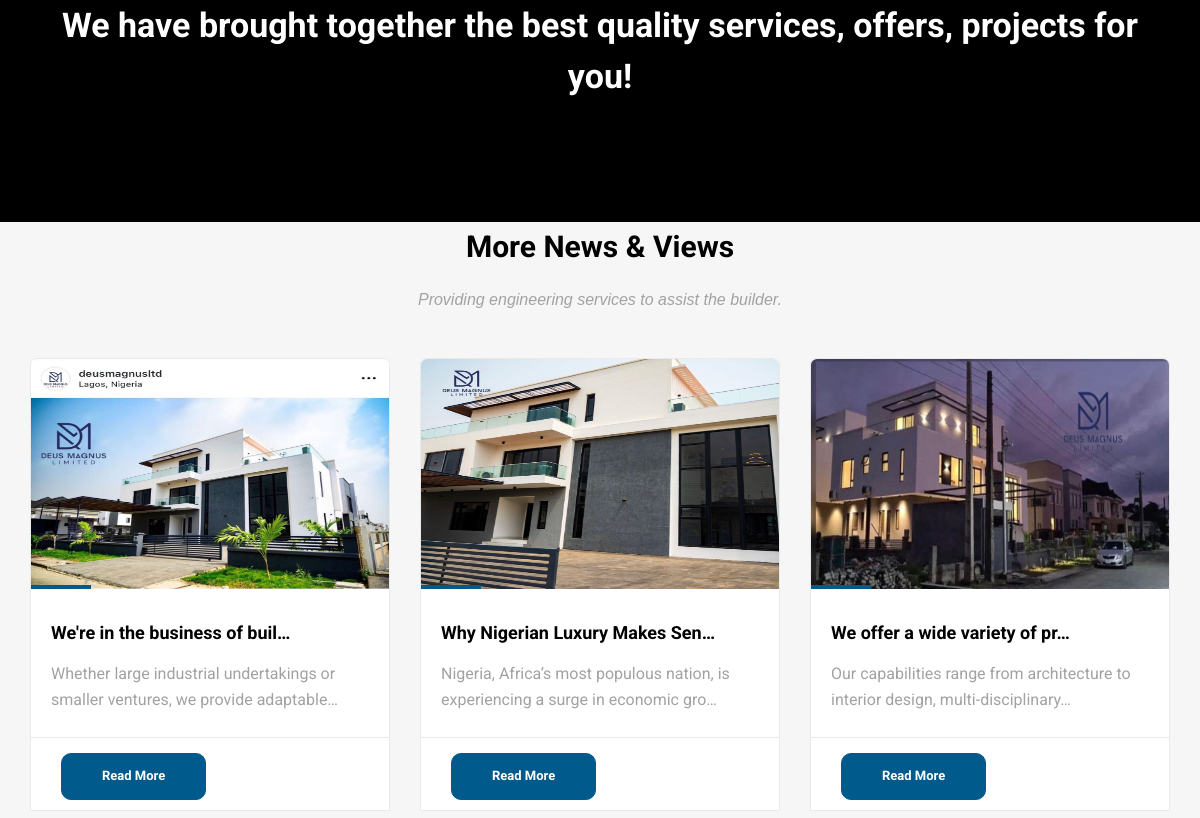
Before: / (middle part) with the older database file.
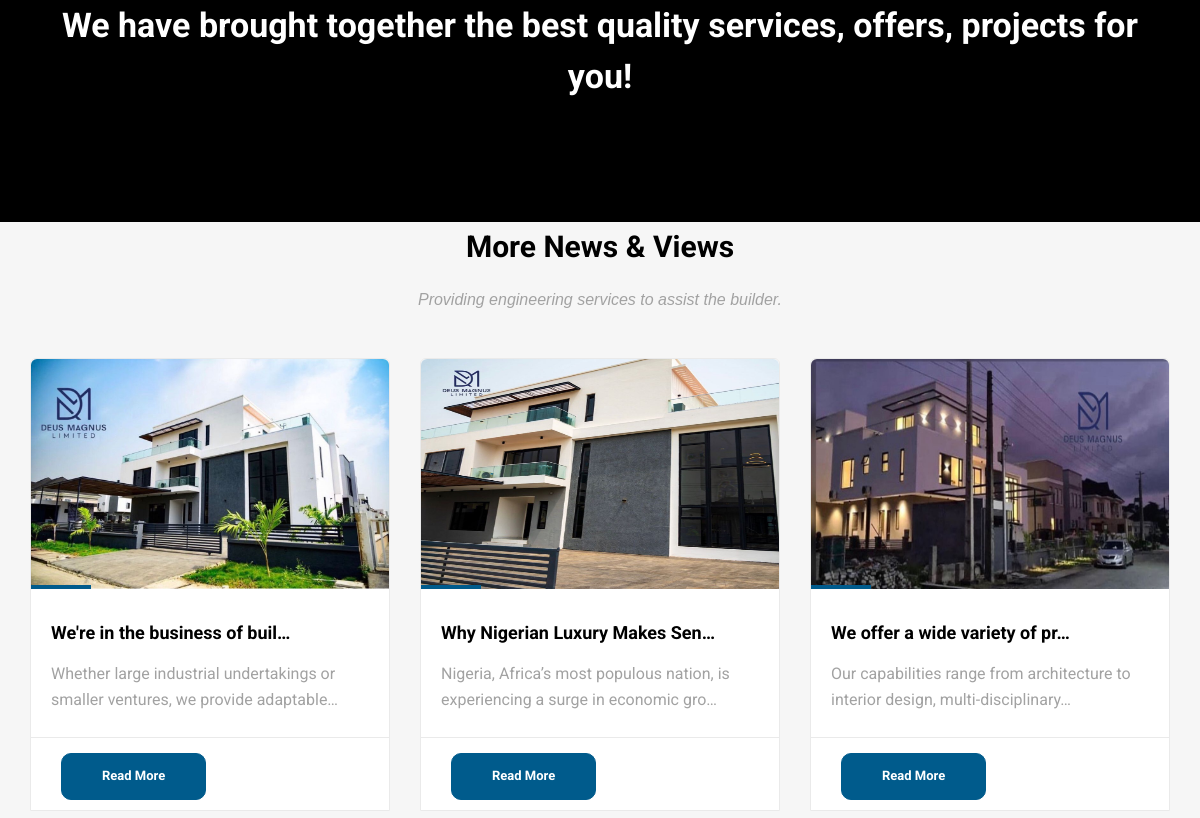
After: the same page with the newer database file.
### deus_magnus/models.py (models this page shows, shortened)
class SecondDeusMagnusMainPicturePost(models.Model):
    second_deus_magnus_title = models.CharField(max_length=255, blank=True, null=True)
    second_deus_magnus_description = models.TextField()
    second_deus_magnus_slug = models.SlugField (max_length=255,blank=True, null=True)
    second_deus_magnus_img = models.ImageField(upload_to='images/')
    second_deus_magnus_publish_date = models.DateTimeField (auto_now_add= True)
    second_deus_magnus_author = models.ForeignKey(User, on_delete=models.CASCADE)
    class Meta:
        ordering =['second_deus_magnus_publish_date']

### deus_magnus/views.py (the view)
# urls.py: path('', HomeView.as_view(), name="home"),
class HomeView(ListView):
    model = DeusMagnusMainPost
    template_name = 'deus_magnus/home.html'
    def get_context_data(self, **kwargs):
        context = super().get_context_data(**kwargs)
        context['second_constructions'] = SecondDeusMagnusMainPicturePost.objects.all()
        context['last_constructions'] = LastDeusMagnusMainPicturePost.objects.all()
        return context

### templates/deus_magnus/home.html (shortened to what this page needs)
{% extends "base.html" %}
{% load static %}
{% block content%}
<section class="section db p120">
    <div class="container">
        <div class="row">
            <div class="col-md-12">
                <div class="tagline-message text-center">
                <h3>We have brought together the best quality services, offers, projects for you!</h3>
                </div>
            </div>
        </div>
    </div>
</section>
<section class="section gb">
    <div class="container">
        <div class="section-title text-center">
            <h3>More News & Views</h3>
            <p>Providing engineering services to assist the builder.</p>
        </div>
        <div class="row">
            {% for second_construction in second_constructions %}
            <div class="col-lg-4 col-md-12">
                <div class="blog-box">
                    <div class="image-wrap entry">
                        {% if second_construction.second_deus_magnus_img %}
                        <a href="{% url 'second_detail' second_construction.pk %}">
                        <img src="{{ second_construction.second_deus_magnus_img.url }}"height="230px"  class="custom-image">
                        </a>
                        {% endif %}
                    </div>
                    <div class="blog-desc">
                        <h4><a href="{% url 'second_detail' second_construction.pk %}">{{ second_construction.second_deus_magnus_title |truncatechars:30}}</a></h4>
                        <p>{{ second_construction.second_deus_magnus_description |truncatechars:80}}</p>
                    </div>
                    <div class="post-meta">
                            <div class="btn-wrapper">
                                <a href="{% url 'second_detail' second_construction.pk %}
                                "class="btn btn-primary"style="border-radius: 10px;">Read More</a>
                            </div>
                    </div>
                </div>
            </div>
            {%endfor%}
        </div>
    </div>
</section>
        {% endblock %}

### templates/base.html (shortened to what this page needs)
{% load static %}
<head>
    <link href="{% static 'vendor/bootstrap/css/bootstrap.min.css' %}" rel="stylesheet">
	<link rel="stylesheet" href="{% static 'css/bootstrap.min.css' %}">
    <link rel="stylesheet" href="{% static 'css/font-awesome.min.css' %}">
    <link rel="stylesheet" href="{% static 'css/carousel.css' %}">
    <link rel="stylesheet" href="{% static 'css/animate.css' %}">
    <link rel="stylesheet" href="{% static 'css/style.css' %}">
</head>
<body>
    <div id="wrapper">
        {% block content %}
        {% endblock  %}
</div>
</body>
</html>

### static/css/style.css (style rules this page uses)
body { background-color: #f6f6f6; line-height: 1.6; font-size: 16px; color: #a2a2a2; font-family: sans-serif; }
body, p, li, a { font-family:'Roboto','merriweather'; }
.course-details h4 a, .readmore, .testimonial strong, h1, h2, h3, h4, h5, h6 { color: #000; }
h1, h2, h3, h4, h5, h6 { line-height: 1.5; }
.cop-logo img, a { color: #000; text-decoration: none !important; -webkit-transition: all ease 0.3s; -moz-transition: all ease 0.3s; transition: all ease 0.3s; }
.section { background-color: #ffffff; padding: 1rem 0; position: relative; display: block; }
.section-title { margin-bottom: 45px; }
.text-widget h3, .section-title h3 { margin: 0 0 25px; padding: 0; line-height: 1; font-size: 30px; font-weight: 700; }
.section-title p { max-width: 800px; margin: 0 auto; padding: 0; font-size: 16px; font-family: 'Droid Serif', sans-serif; font-style: italic; }
.section.gb { background-color: #f6f6f6; }
.section.db { background-color: #000000; }
.entry { position: relative; }
.image-wrap img { width: 100%; }
.image-wrap:after { content: ""; width: 60px; height: 4px; position: absolute; bottom: 0; left: 0; background-color: #111; right: 0; }
.blog-box { background-color: #ffffff; border-radius: 6px 6px 0 0; border: 1px solid #eaeaea; }
.blog-box img { width: 100%; border-radius: 6px 6px 0 0; }
.post-meta { padding: 15px 30px 10px; margin-top: -5px; border-top: 1px solid #eaeaea; line-height: 1; }
.post-meta a { font-size: 13px; color: #aaa; }
.blog-desc { padding: 3rem 2rem; display: block; position: relative; }
.blog-desc h4 a, .blog-desc h4 { font-size: 18px; font-weight: 700; padding: 0 0 15px; margin: 0; color: #000000; }
.blog-desc p { padding: 0; margin: 0; }
.p120 { padding-bottom: 120px !important; }
.tagline-message h3 { padding: 0; font-size: 34px; margin: 0; color: #ffffff; font-weight: bold; }
.btn { border-radius: 0; font-size: 14px; border: 1px solid #fff; font-weight: bold; color: #ffffff !important; padding: 13px 40px; text-transform: capitalize; }
.cb, .box .event-desc small, .pagination a, .pagination>.active>a, .pagination>.active>a:focus, .pagination>.active>a:hover, .pagination>.active>span, .pagination>.active>span:focus, .pagination>.active>span:hover, .tags-widget a, .owl-theme-01 .owl-nav [class*="owl-"]:hover, .yamm .dropdown-menu li:hover .menu-button, .yamm .dropdown-menu li .menu-button, mark, .bgcolor1, .image-wrap:before, .image-wrap:after, .btn-primary { border-color: #005B8C; background-color: #005b8c; box-shadow: inset 0 0 0 0 #d4af37; -webkit-transition: all ease 0.5s; -moz-transition: all ease 0.5s; transition: all ease 0.5s; }

Changed rows visible on the page:
changed SecondDeusMagnusMainPicturePost "We're in the business of buil…": second_deus_magnus_img: a different picture
